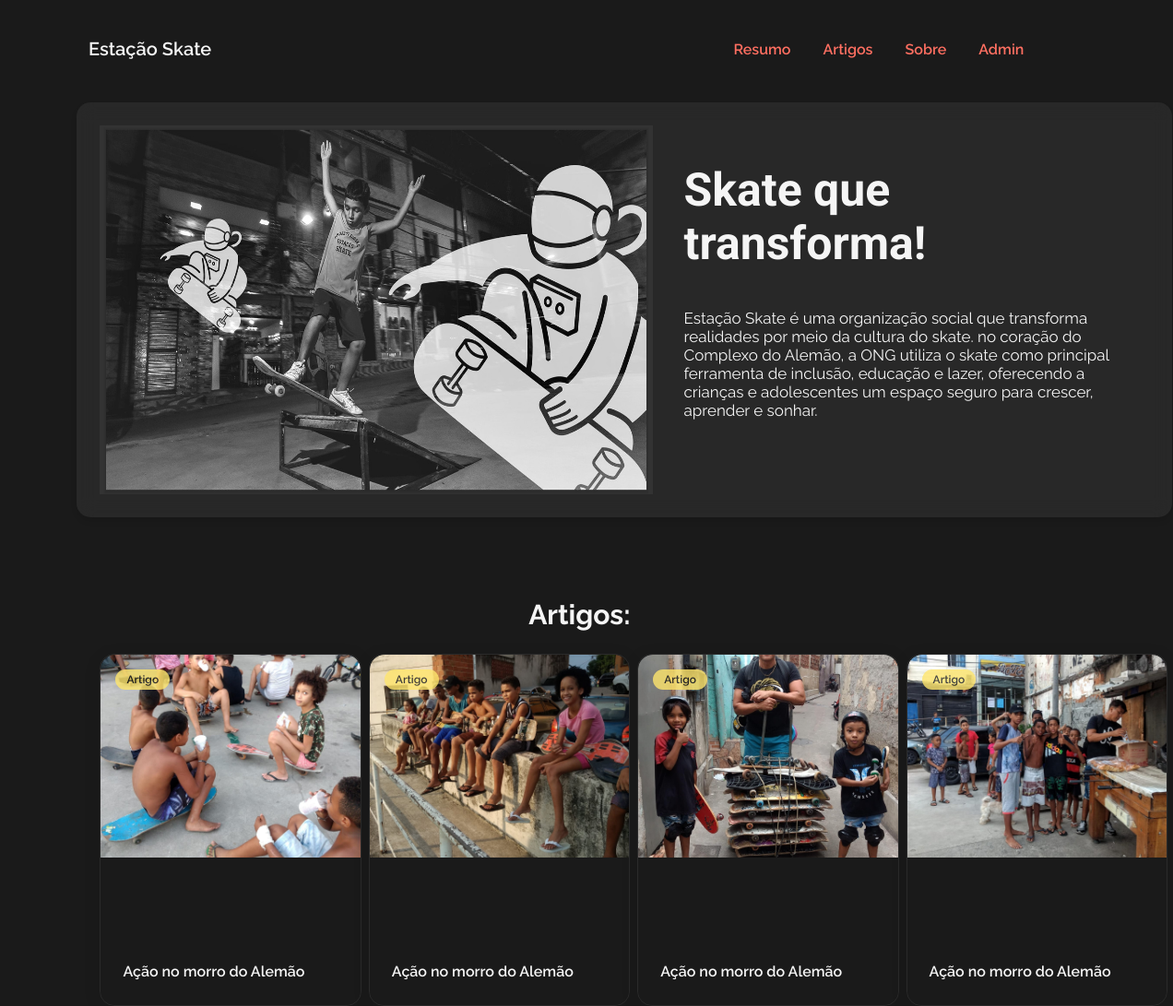
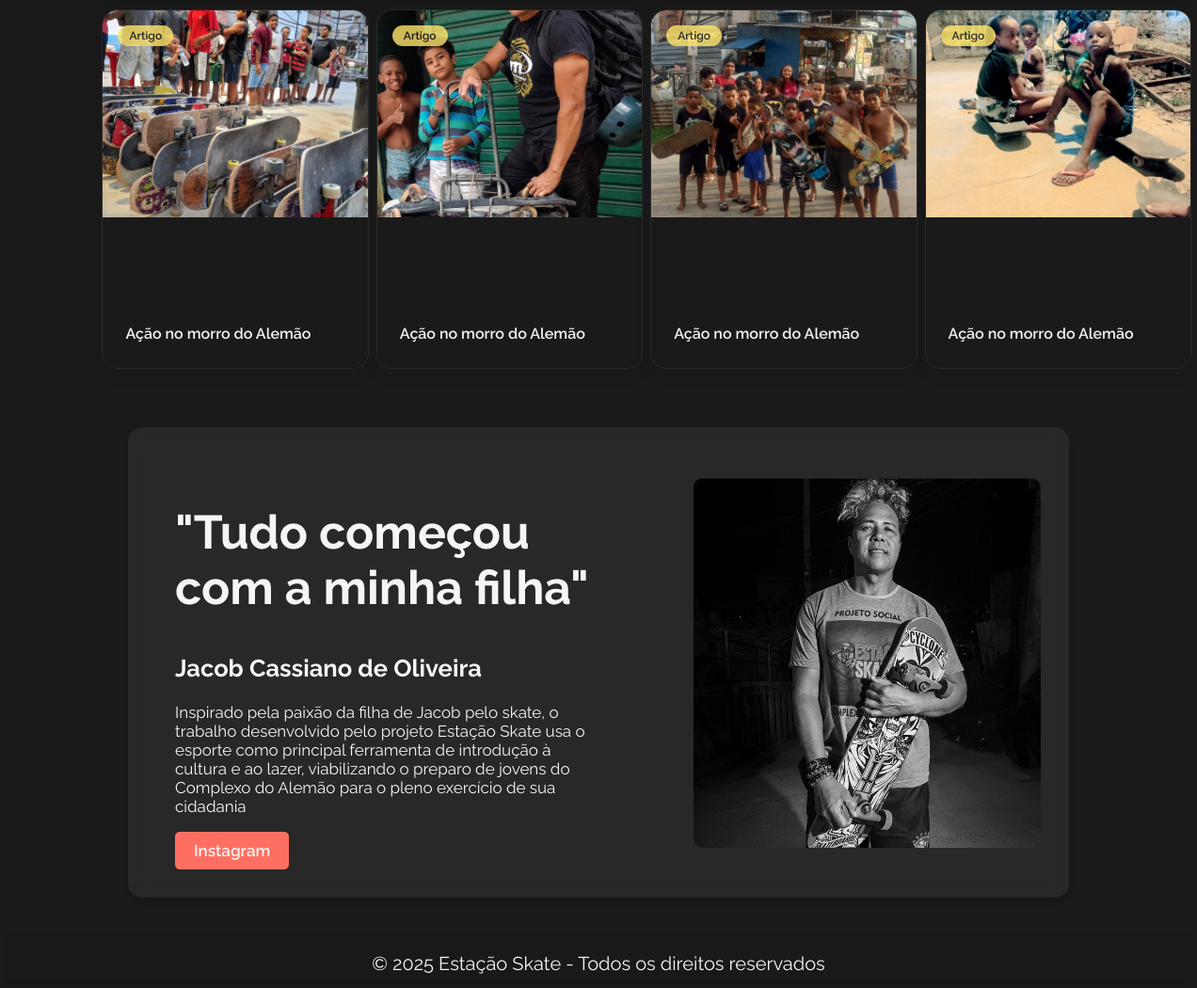
Page /blog/home/ on the committed database (2 pictures, top to bottom).
### blogapp/models.py (models this page shows, shortened)
class Artigo(models.Model):
    titulo = models.CharField(max_length=60)
    conteudo = models.TextField()
    imagem = models.ImageField(upload_to='artigo_images/', blank=True, null=True)
    data_publicacao = models.DateTimeField(auto_now_add=True)
    data_edicao = models.DateTimeField(auto_now=True)

### blogapp/views.py (the view)
# urls.py: 2. Add a URL to urlpatterns:  path('', views.home, name='home')
def home(request):
    artigos = Artigo.objects.all()
    ultimos_artigos = Artigo.objects.order_by('data_publicacao')[:5]
    return render(request, 'home.html', {'artigos': artigos, 'ultimos_artigos': ultimos_artigos})

### blogapp/templates/home.html (shortened to what this page needs)
<!DOCTYPE html>
<html lang="en">
<head>
    {% load static %}
    <link rel="stylesheet" href="{% static 'css/style.css' %}">
    <link rel="stylesheet" href="https://cdn.jsdelivr.net/npm/swiper/swiper-bundle.min.css">
</head>
<body>
    <header>
        <div class="conteiner">
            <a href="" class="BotaoContato">Estação Skate</a>
            <div class="header-conteiner">
                <a href="#resumo">Resumo</a>
                <a href="#artigos">Artigos</a>
                <a href="#sobre">Sobre</a>
                <a href="login/">Admin</a>
            </div>
        </div>
    </header>
    <section id="resumo">
        <div class="ConteinerResumo">
            <div class="carrossel">
                <img src="/blogapp/static/imagens/foto4.jpg" alt="Logo">
            </div>
            <div class="textoResumo">
                <h1>Skate que transforma!</h1>
                <p>Estação Skate é uma organização social que transforma realidades por meio da cultura do skate.  no coração do Complexo do Alemão,   a ONG utiliza o skate como principal ferramenta de inclusão, educação  e lazer, oferecendo a crianças e adolescentes um espaço seguro para crescer, aprender e sonhar.</p>
            </div>
        </div>
    </section>
    <section id="artigos">
        <h1 class="h1projeto">Artigos:</h1>
        <div class="ConteinerProjetos">
            {% for artigo in artigos %}
                <div class="moldura">
                    <h2><a href="{% url 'artigo' artigo.id %}">{{ artigo.titulo }}</a></h2>
                    {% if artigo.imagem %}
                        <img src="{{ artigo.imagem.url }}" alt="{{ artigo.titulo }}" style="max-width: 100%;">
                    {% endif %}
                </div>
            {% endfor %}
        </div>
    </section>
    <section id="sobre">
        <div class="SobreConteiner">
            <div class="sobre">
                <div class="sobretexto">
                    <br>
                    <br>
                    <h1>"Tudo começou com a minha filha"</h1>
                    <h2>Jacob Cassiano de Oliveira</h2>
                    <p> Inspirado pela paixão da filha de Jacob
                        pelo skate, o trabalho desenvolvido pelo
                        projeto Estação Skate usa o esporte
                        como principal ferramenta de introdução
                        à cultura e ao lazer, viabilizando o
                        preparo de jovens do Complexo do
                        Alemão para o pleno exercício de
                        sua cidadania
                       </p>
                        <div class="botoes-sociais">
                            <a href="https://www.instagram.com/estacao.skate?utm_source=qr&igsh=dGFuc2sxN3B3N3A%3D" target="_blank" class="botao instagram">
                                Instagram
                            </a>
                        </div>
                </div>
                <div class="sobretexto2" style="text-align: center;">
                    <img src="/media/jacob.png" alt="Jacob C. de Oliveira" style="max-width: 100%; height: auto;">
                </div>
            </div>
        </div>
    </section>
    <footer>
        <div class="conteinerfooter">
        <p>&copy; 2025 Estação Skate - Todos os direitos reservados</p>
    </div>
    </footer>
</body>
</html>

### rows in the picture
Artigo: titulo "Ação no morro do Alemão", imagem (picture)
Artigo: titulo "Ação no morro do Alemão", imagem (picture)
Artigo: titulo "Ação no morro do Alemão", imagem (picture)
Artigo: titulo "Ação no morro do Alemão", imagem (picture)
Artigo: titulo "Ação no morro do Alemão", imagem (picture)
Artigo: titulo "Ação no morro do Alemão", imagem (picture)
Artigo: titulo "Ação no morro do Alemão", imagem (picture)
Artigo: titulo "Ação no morro do Alemão", imagem (picture)
